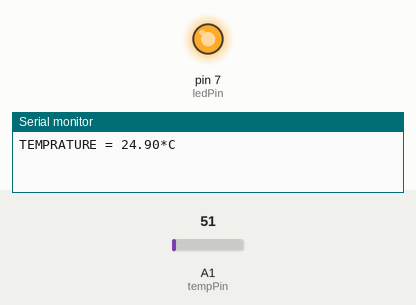
Recording of a sketch running on a simulated Arduino Uno, built with avr-gcc and run on an emulated ATmega328P. Shown: output pins drawn as LEDs (lit = HIGH), the last lines printed to the serial monitor. The inputs (shaded band) are chosen by the test bench; at power-on: A1 (tempPin) = 51.

Above: at 6.3 s.
6.4 s: A1 (tempPin) set to 30
At 7.8 s:
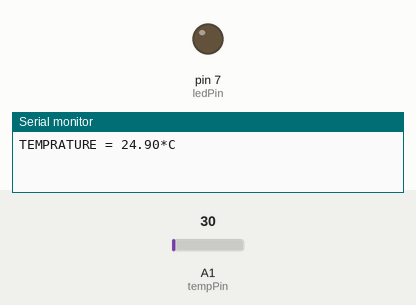
12.5 s: A1 (tempPin) set to 43
At 15.2 s:
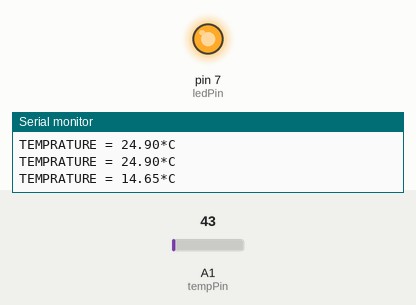
23.0 s: A1 (tempPin) set to 15
At 23.5 s:
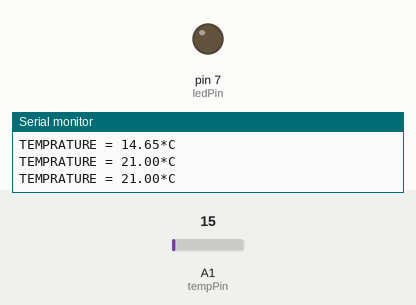
29.1 s: A1 (tempPin) set to 61
At 31.9 s:
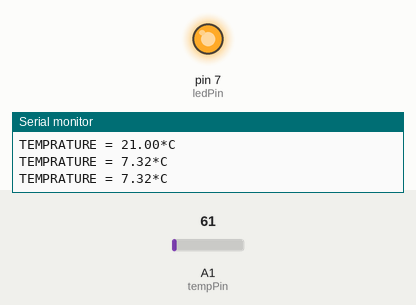
Timing chart, 0 to 40.0 s (numbered marks = the images above; inputs shaded):
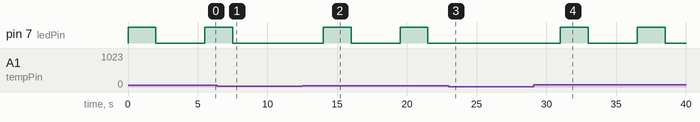

Measured:
- the behaviour switches between 40 and 41 on A1 (tempPin) (found by bisection; images 1 and 2)
- after the input at 6.4 s, pin 7 (ledPin): goes on until 7.5 s, then stays LOW
- after the input at 12.5 s, pin 7 (ledPin): alternates HIGH for 2.0 s and LOW for 3.5 s, starting after 1.5 s
- after the input at 23.0 s, pin 7 (ledPin): stays LOW (without the input it goes to HIGH after 2.0 s)
- after the input at 29.1 s, pin 7 (ledPin): alternates HIGH for 2.0 s and LOW for 3.5 s, starting after 1.9 s

The sketch:

temperature_sensor_code.ino
```cpp
int val;

int tempPin = 1;

int ledPin=7;


void setup()
{
Serial.begin(9600);
pinMode(ledPin, OUTPUT);
}

void loop()
{
val = analogRead(tempPin);
float mv = ( val/1024.0)*5000;
float cel = mv/10;
float farh = (cel*9)/5 + 32;

 if(cel>=20){
  digitalWrite(ledPin, HIGH);     // sets the Red LED on
  delay(2000);                     // waits for half a second
  digitalWrite(ledPin, LOW);      // sets the Red LED off
  delay(500);
 }
Serial.print("TEMPRATURE = ");
Serial.print(cel);
Serial.print("*C");
Serial.println();
delay(3000);

/* uncomment this to get temperature in farenhite
Serial.print("TEMPRATURE = ");
Serial.print(farh);
Serial.print("*F");
Serial.println();


*/
}
```
